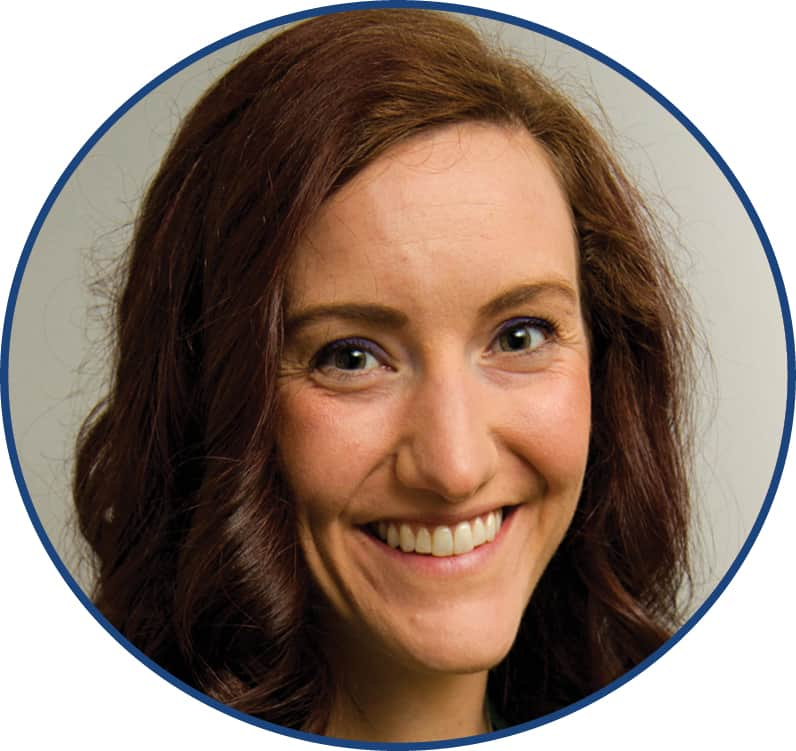
//> input picture data/face.jpg, 796 x 751 px
$ ./orbFeature   (built with g++ and OpenCV 4)
//> lines starting //> are read from the running program, lines starting //| are printed output that depends on the picture
// [28 lines of commented-out code are left out]


#include <opencv2/opencv.hpp>
#include <opencv2/features2d.hpp>
using namespace cv;
int main() {

    // 加载人脸检测器模型
    Ptr<ORB> orb = ORB::create();

    // 读取图像并将其转换为灰度图像
    cv::Mat img = cv::imread("../data/face.jpg", cv::IMREAD_GRAYSCALE);
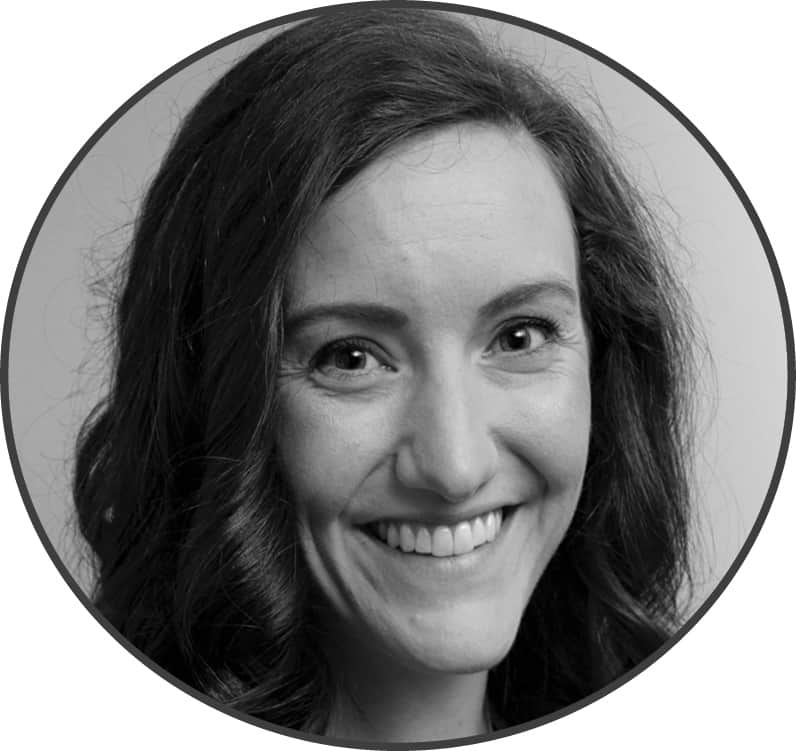
//> img: 751 rows x 796 cols, CV_8UC1; min 0, max 255, mean 128.4

    // 创建ORB对象并设置其参数
    // orb->set("nfeatures", 3000);
    // orb->set("threshold", 1.3);
    orb->setNLevels(8);
    orb->setFastThreshold(30);
    orb->setEdgeThreshold(35);
    orb->setMaxFeatures(3000);

    // 在图像中检测人脸
    std::vector<cv::KeyPoint> keypoints;
    cv::Mat descriptors;
    orb->detectAndCompute(img, Mat(), keypoints, descriptors);
//> keypoints = 652 keypoints; strongest (x, y, size): (355, 354, 31), (517, 334, 31), (356, 354, 44.6), (518, 334, 44.6)

    // 在图像中绘制人脸关键点
    cv::Mat outputImg;
    cv::drawKeypoints(img, keypoints, outputImg);
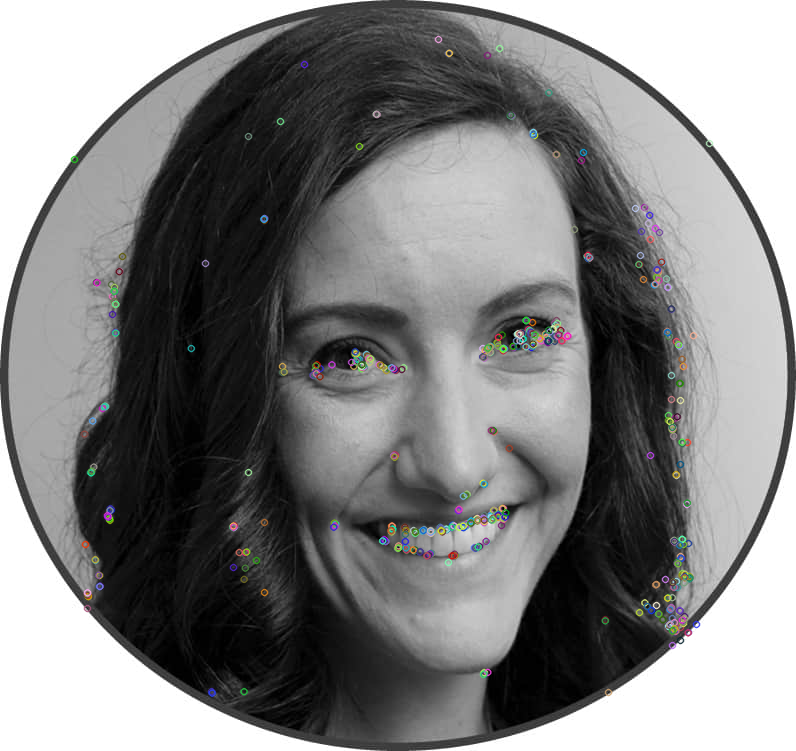
//> outputImg: 751 rows x 796 cols, CV_8UC3; mean B, G, R 128.8, 128.9, 128.9

    // 将结果显示在窗口中
    cv::namedWindow("Face Detection");
    imshow("Face Detection", outputImg);
    waitKey(0);

    return 0;
}

$ run again, with data/rgb_test.png saved as data/face.jpg
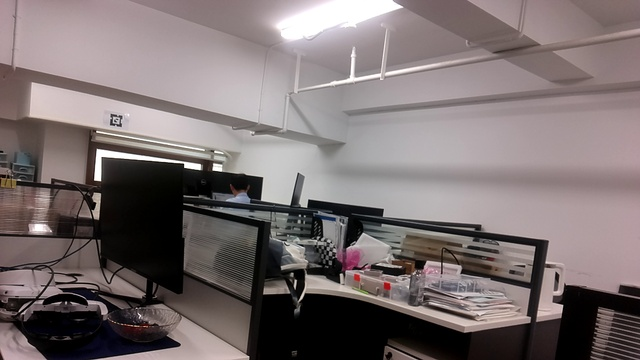
//> input picture data/rgb_test.png, 640 x 360 px
//> keypoints = 2105 keypoints; strongest (x, y, size): (182, 164, 31), (181, 164, 37.2), (213, 168, 31), (102, 152, 77.1)
//> `cv::drawKeypoints(img, keypoints, outputImg);`:
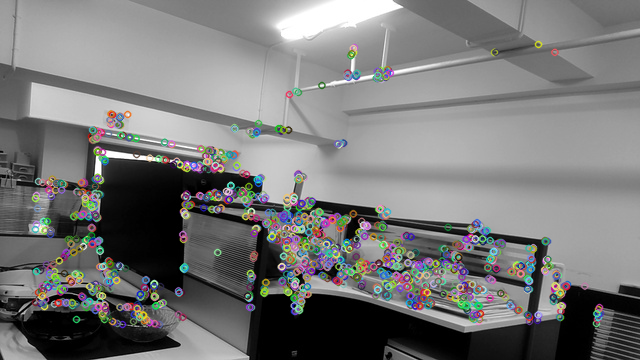
//> outputImg: 360 rows x 640 cols, CV_8UC3; mean B, G, R 118.8, 119.1, 118.9
